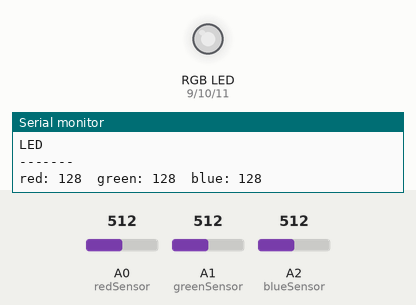
The sketch below on a simulated Arduino Uno, built with avr-gcc and run on an emulated ATmega328P. Parts: an RGB LED mixed from three pins (HIGH = lit), the last lines printed to the serial monitor. The inputs (shaded band) are chosen by the test bench; at power-on: A0 (redSensor) = 512, A1 (greenSensor) = 512, A2 (blueSensor) = 512. Dim RGB values are drawn brighter than linear.

Above: at 1.2 s.
1.3 s: A0 (redSensor) set to 43
At 2.5 s:
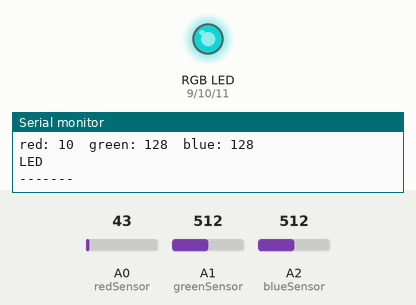
2.8 s: A0 (redSensor) set to 37
At 3.9 s:
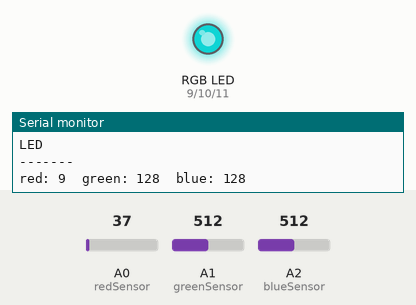
4.3 s: A1 (greenSensor) set to 408
At 5.4 s:
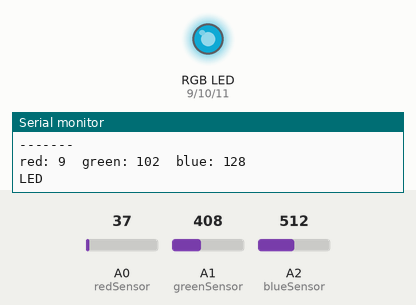
7.3 s: A1 (greenSensor) set to 383
At 7.9 s:
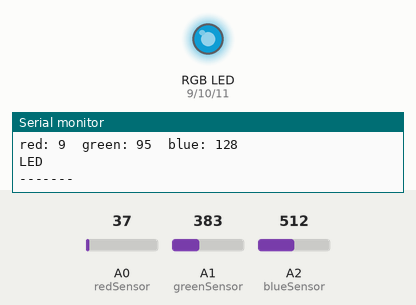
10.3 s: A2 (blueSensor) set to 413
At 11.2 s:
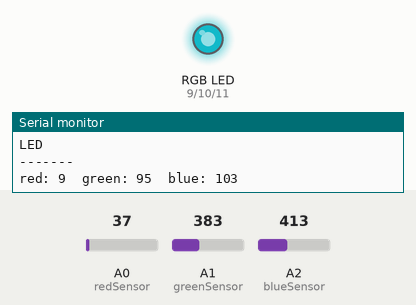
13.3 s: A2 (blueSensor) set to 392
At 14.4 s:
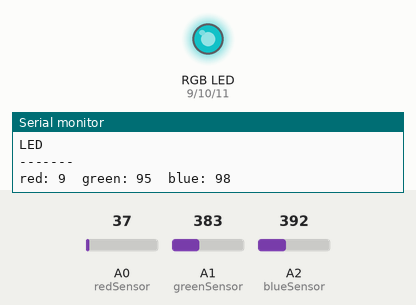
Timing chart, 0 to 15.8 s (numbered marks = the images above; inputs shaded):
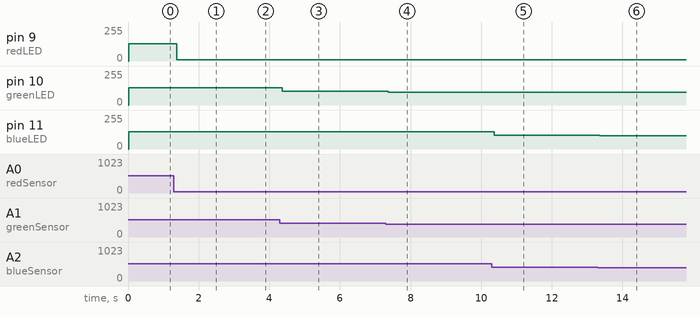

The sketch:

rgb.ino
```cpp
const int redLED = 9;
const int greenLED = 10;
const int blueLED = 11;

const int redSensor = A0;
const int greenSensor = A1;
const int blueSensor = A2;

int red = 0;
int green = 0;
int blue = 0;

int redSensorValue = 0;
int greenSensorValue = 0;
int blueSensorValue = 0;

void setup() {
  Serial.begin(9600);
  pinMode(redLED, OUTPUT);
  pinMode(greenLED, OUTPUT);
  pinMode(blueLED, OUTPUT);
}

void loop() {
  redSensorValue = analogRead(redSensor);
  delay(5);
  greenSensorValue = analogRead(greenSensor);
  delay(5);
  blueSensorValue = analogRead(blueSensor);
  delay(5);

  red = redSensorValue / 4;
  green = greenSensorValue / 4;
  blue = blueSensorValue / 4;

  Serial.println("LED");
  Serial.println("-------");
  Serial.print("red: ");
  Serial.print(red);
  Serial.print("\tgreen: ");
  Serial.print(green);
  Serial.print("\tblue: ");
  Serial.print(blue);
  Serial.println();
  Serial.println();
  Serial.println();
  Serial.println();

  analogWrite(redLED, red);
  analogWrite(greenLED, green);
  analogWrite(blueLED, blue);
}
```

Measured:
- after the input at 1.3 s, pin 9 (redLED): 128/255 → 10/255 after 0.08 s
- after the input at 2.8 s, pin 9 (redLED): 10/255 → 9/255 after 0.09 s
- after the input at 4.3 s, pin 10 (greenLED): 128/255 → 102/255 after 0.06 s
- after the input at 7.3 s, pin 10 (greenLED): 102/255 → 95/255 after 0.07 s
- after the input at 10.3 s, pin 11 (blueLED): 128/255 → 103/255 after 0.06 s
- after the input at 13.3 s, pin 11 (blueLED): 103/255 → 98/255 after 0.06 s
